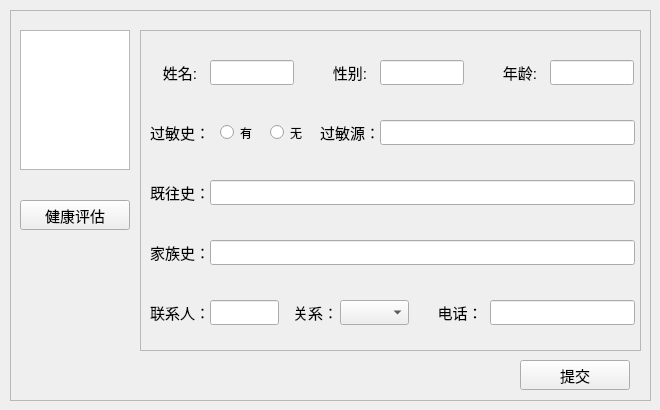
<?xml version="1.0" encoding="UTF-8"?>
<ui version="4.0">
 <class>AddMerber</class>
 <widget class="QWidget" name="AddMerber">
  <property name="geometry">
   <rect>
    <x>0</x>
    <y>0</y>
    <width>660</width>
    <height>410</height>
   </rect>
  </property>
  <property name="minimumSize">
   <size>
    <width>660</width>
    <height>410</height>
   </size>
  </property>
  <property name="maximumSize">
   <size>
    <width>660</width>
    <height>410</height>
   </size>
  </property>
  <property name="windowTitle">
   <string>添加成员</string>
  </property>
  <widget class="QFrame" name="frame">
   <property name="geometry">
    <rect>
     <x>10</x>
     <y>10</y>
     <width>641</width>
     <height>391</height>
    </rect>
   </property>
   <property name="frameShape">
    <enum>QFrame::StyledPanel</enum>
   </property>
   <property name="frameShadow">
    <enum>QFrame::Raised</enum>
   </property>
   <widget class="QTextEdit" name="headimg">
    <property name="geometry">
     <rect>
      <x>10</x>
      <y>20</y>
      <width>110</width>
      <height>140</height>
     </rect>
    </property>
   </widget>
   <widget class="QPushButton" name="healthAssess">
    <property name="geometry">
     <rect>
      <x>10</x>
      <y>190</y>
      <width>110</width>
      <height>30</height>
     </rect>
    </property>
    <property name="font">
     <font>
      <pointsize>11</pointsize>
     </font>
    </property>
    <property name="text">
     <string>健康评估</string>
    </property>
   </widget>
   <widget class="QFrame" name="frame_2">
    <property name="geometry">
     <rect>
      <x>130</x>
      <y>20</y>
      <width>501</width>
      <height>321</height>
     </rect>
    </property>
    <property name="frameShape">
     <enum>QFrame::StyledPanel</enum>
    </property>
    <property name="frameShadow">
     <enum>QFrame::Raised</enum>
    </property>
    <widget class="QLineEdit" name="name">
     <property name="geometry">
      <rect>
       <x>70</x>
       <y>30</y>
       <width>84</width>
       <height>25</height>
      </rect>
     </property>
     <property name="alignment">
      <set>Qt::AlignCenter</set>
     </property>
    </widget>
    <widget class="QLineEdit" name="sex">
     <property name="geometry">
      <rect>
       <x>240</x>
       <y>30</y>
       <width>84</width>
       <height>25</height>
      </rect>
     </property>
     <property name="alignment">
      <set>Qt::AlignCenter</set>
     </property>
    </widget>
    <widget class="QLineEdit" name="age">
     <property name="geometry">
      <rect>
       <x>410</x>
       <y>30</y>
       <width>84</width>
       <height>25</height>
      </rect>
     </property>
     <property name="alignment">
      <set>Qt::AlignCenter</set>
     </property>
    </widget>
    <widget class="QLabel" name="label">
     <property name="geometry">
      <rect>
       <x>10</x>
       <y>30</y>
       <width>60</width>
       <height>25</height>
      </rect>
     </property>
     <property name="font">
      <font>
       <pointsize>11</pointsize>
      </font>
     </property>
     <property name="text">
      <string>姓名:</string>
     </property>
     <property name="alignment">
      <set>Qt::AlignCenter</set>
     </property>
    </widget>
    <widget class="QLabel" name="label_2">
     <property name="geometry">
      <rect>
       <x>350</x>
       <y>30</y>
       <width>60</width>
       <height>25</height>
      </rect>
     </property>
     <property name="font">
      <font>
       <pointsize>11</pointsize>
      </font>
     </property>
     <property name="text">
      <string>年龄:</string>
     </property>
     <property name="alignment">
      <set>Qt::AlignCenter</set>
     </property>
    </widget>
    <widget class="QLabel" name="label_3">
     <property name="geometry">
      <rect>
       <x>180</x>
       <y>30</y>
       <width>60</width>
       <height>25</height>
      </rect>
     </property>
     <property name="font">
      <font>
       <pointsize>11</pointsize>
      </font>
     </property>
     <property name="text">
      <string>性别:</string>
     </property>
     <property name="alignment">
      <set>Qt::AlignCenter</set>
     </property>
    </widget>
    <widget class="QLabel" name="label_4">
     <property name="geometry">
      <rect>
       <x>10</x>
       <y>90</y>
       <width>60</width>
       <height>25</height>
      </rect>
     </property>
     <property name="font">
      <font>
       <pointsize>11</pointsize>
      </font>
     </property>
     <property name="text">
      <string>过敏史：</string>
     </property>
     <property name="alignment">
      <set>Qt::AlignCenter</set>
     </property>
    </widget>
    <widget class="QLabel" name="label_5">
     <property name="geometry">
      <rect>
       <x>10</x>
       <y>150</y>
       <width>60</width>
       <height>25</height>
      </rect>
     </property>
     <property name="font">
      <font>
       <pointsize>11</pointsize>
      </font>
     </property>
     <property name="text">
      <string>既往史：</string>
     </property>
     <property name="alignment">
      <set>Qt::AlignCenter</set>
     </property>
    </widget>
    <widget class="QLabel" name="label_6">
     <property name="geometry">
      <rect>
       <x>10</x>
       <y>210</y>
       <width>60</width>
       <height>25</height>
      </rect>
     </property>
     <property name="font">
      <font>
       <pointsize>11</pointsize>
      </font>
     </property>
     <property name="text">
      <string>家族史：</string>
     </property>
     <property name="alignment">
      <set>Qt::AlignCenter</set>
     </property>
    </widget>
    <widget class="QRadioButton" name="allergyCheckY">
     <property name="geometry">
      <rect>
       <x>80</x>
       <y>90</y>
       <width>41</width>
       <height>25</height>
      </rect>
     </property>
     <property name="text">
      <string>有</string>
     </property>
    </widget>
    <widget class="QRadioButton" name="allergyCheckN">
     <property name="geometry">
      <rect>
       <x>130</x>
       <y>90</y>
       <width>41</width>
       <height>25</height>
      </rect>
     </property>
     <property name="text">
      <string>无</string>
     </property>
    </widget>
    <widget class="QLabel" name="label_7">
     <property name="geometry">
      <rect>
       <x>180</x>
       <y>90</y>
       <width>60</width>
       <height>25</height>
      </rect>
     </property>
     <property name="font">
      <font>
       <pointsize>11</pointsize>
      </font>
     </property>
     <property name="text">
      <string>过敏源：</string>
     </property>
     <property name="alignment">
      <set>Qt::AlignCenter</set>
     </property>
    </widget>
    <widget class="QLineEdit" name="allergySrc">
     <property name="geometry">
      <rect>
       <x>240</x>
       <y>90</y>
       <width>255</width>
       <height>25</height>
      </rect>
     </property>
     <property name="alignment">
      <set>Qt::AlignCenter</set>
     </property>
    </widget>
    <widget class="QLineEdit" name="previousHIstory">
     <property name="geometry">
      <rect>
       <x>70</x>
       <y>150</y>
       <width>425</width>
       <height>25</height>
      </rect>
     </property>
     <property name="alignment">
      <set>Qt::AlignCenter</set>
     </property>
    </widget>
    <widget class="QLineEdit" name="familyHistory">
     <property name="geometry">
      <rect>
       <x>70</x>
       <y>210</y>
       <width>425</width>
       <height>25</height>
      </rect>
     </property>
     <property name="alignment">
      <set>Qt::AlignCenter</set>
     </property>
    </widget>
    <widget class="QLabel" name="label_8">
     <property name="geometry">
      <rect>
       <x>10</x>
       <y>270</y>
       <width>60</width>
       <height>25</height>
      </rect>
     </property>
     <property name="font">
      <font>
       <pointsize>11</pointsize>
      </font>
     </property>
     <property name="text">
      <string>联系人：</string>
     </property>
     <property name="alignment">
      <set>Qt::AlignCenter</set>
     </property>
    </widget>
    <widget class="QLabel" name="label_9">
     <property name="geometry">
      <rect>
       <x>150</x>
       <y>270</y>
       <width>51</width>
       <height>25</height>
      </rect>
     </property>
     <property name="font">
      <font>
       <pointsize>11</pointsize>
      </font>
     </property>
     <property name="text">
      <string>关系：</string>
     </property>
     <property name="alignment">
      <set>Qt::AlignCenter</set>
     </property>
    </widget>
    <widget class="QLineEdit" name="contacts">
     <property name="geometry">
      <rect>
       <x>70</x>
       <y>270</y>
       <width>69</width>
       <height>25</height>
      </rect>
     </property>
     <property name="alignment">
      <set>Qt::AlignCenter</set>
     </property>
    </widget>
    <widget class="QComboBox" name="relationshipBox">
     <property name="geometry">
      <rect>
       <x>200</x>
       <y>270</y>
       <width>69</width>
       <height>25</height>
      </rect>
     </property>
    </widget>
    <widget class="QLineEdit" name="TelNum">
     <property name="geometry">
      <rect>
       <x>350</x>
       <y>270</y>
       <width>145</width>
       <height>25</height>
      </rect>
     </property>
     <property name="alignment">
      <set>Qt::AlignCenter</set>
     </property>
    </widget>
    <widget class="QLabel" name="label_10">
     <property name="geometry">
      <rect>
       <x>290</x>
       <y>270</y>
       <width>60</width>
       <height>25</height>
      </rect>
     </property>
     <property name="font">
      <font>
       <pointsize>11</pointsize>
      </font>
     </property>
     <property name="text">
      <string>电话：</string>
     </property>
     <property name="alignment">
      <set>Qt::AlignCenter</set>
     </property>
    </widget>
   </widget>
   <widget class="QPushButton" name="infoCommit">
    <property name="geometry">
     <rect>
      <x>510</x>
      <y>350</y>
      <width>110</width>
      <height>30</height>
     </rect>
    </property>
    <property name="font">
     <font>
      <pointsize>11</pointsize>
     </font>
    </property>
    <property name="text">
     <string>提交</string>
    </property>
   </widget>
  </widget>
 </widget>
 <resources/>
 <connections/>
</ui>
